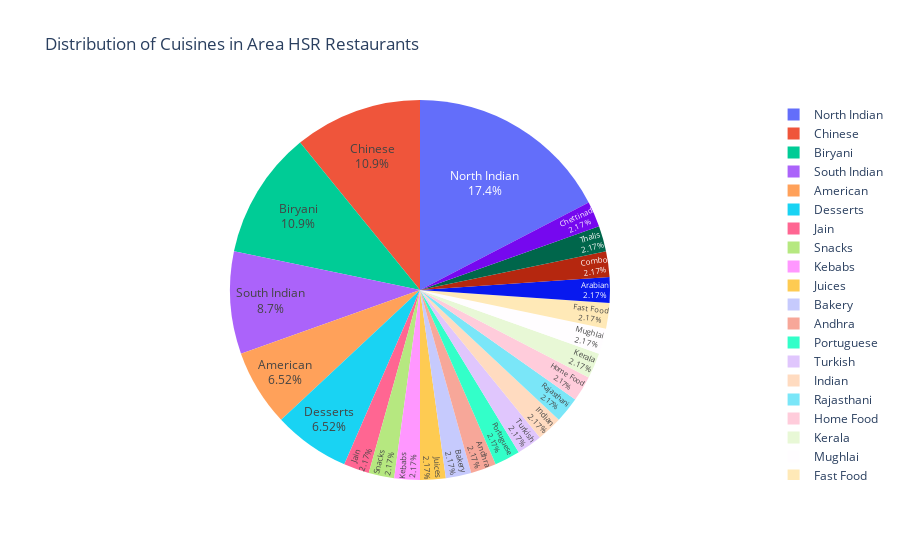

Notebook code cell kept with this figure:
### Code cell
fig = px.pie(data_frame = cu_HSR, 
             names = cu_HSR['Cuisine'], 
             values = cu_HSR['Count'], 
             title = 'Distribution of Cuisines in Area HSR Restaurants')

fig.update_traces(textposition = 'inside', textinfo = 'percent+label')
fig.show()

### Figure 1 — Plotly figure (JSON) as saved in the notebook; plotly's stock layout.template omitted (floating-point values rounded to 4 significant figures)
{"data": [{"domain": {"x": [0, 1], "y": [0, 1]}, "hovertemplate": "Cuisine=%{label}<br>Count=%{value}<extra></extra>", "labels": ["North Indian", "Chinese", "Biryani", "South Indian", "American", "Desserts", "Jain", "Snacks", "Kebabs", "Juices", "Bakery", "Andhra", "Portuguese", "Turkish", "Indian", "Rajasthani", "Home Food", "Kerala", "Mughlai", "Fast Food", "Arabian", "Combo", "Thalis", "Chettinad"], "legendgroup": "", "name": "", "showlegend": true, "textinfo": "percent+label", "textposition": "inside", "type": "pie", "values": [8, 5, 5, 4, 3, 3, 1, 1, 1, 1, 1, 1, 1, 1, 1, 1, 1, 1, 1, 1, 1, 1, 1, 1]}], "layout": {"legend": {"tracegroupgap": 0}, "title": {"text": "Distribution of Cuisines in Area HSR Restaurants"}}}
